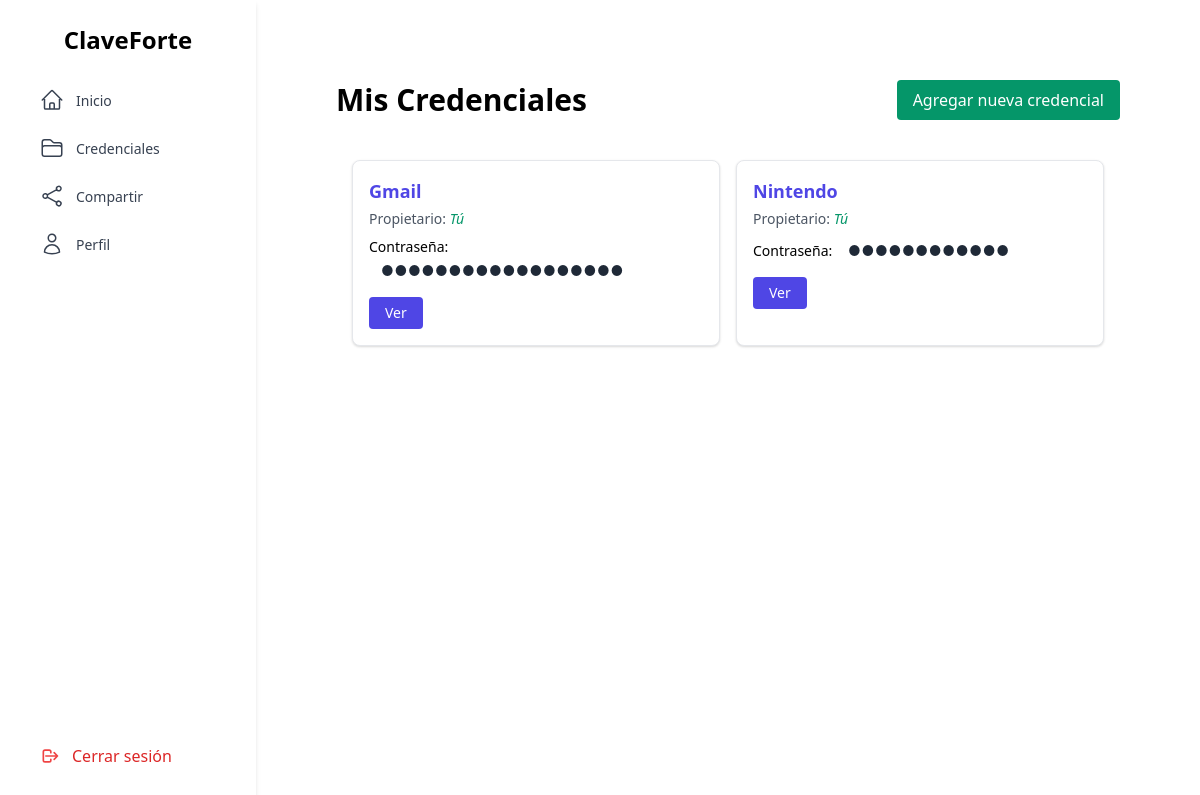
The page /credentials (signed in) on the database its author committed.
### tables this page shows
CREATE TABLE Credentials (
        id_credential   INTEGER PRIMARY KEY AUTOINCREMENT,
        service_name    TEXT NOT NULL,
        service_pass    TEXT NOT NULL,
        users_allows    TEXT,
        name_owner      TEXT,
        id_usr          INTEGER NOT NULL,
        FOREIGN KEY (id_usr) REFERENCES Users(id_usr)
    );

### app.py (the view, shortened to what this page needs)
@app.route('/credentials')
def mostrar_credenciales():
    if 'usuario_id' not in session:
        return redirect(url_for('login'))
    usuario_id = session['usuario_id']
    usuario_rol = session.get('usuario_rol')
    conn = sqlite3.connect('instance/ClaveForte.db')
    conn.row_factory = sqlite3.Row
    cur = conn.cursor()
    cur.execute("""
        SELECT * FROM Credentials
        WHERE id_usr = ? OR users_allows IS NOT NULL
    """, (usuario_id,))
    resultados = cur.fetchall()
    credenciales_visibles = []
    for credencial in resultados:
        if credencial['id_usr'] == usuario_id:
            credenciales_visibles.append(credencial)
    cur.execute("SELECT secret_pass FROM Users WHERE id_usr = ?", (usuario_id,))
    fila_usuario = cur.fetchone()
    tiene_pass_secundaria = bool(fila_usuario and fila_usuario['secret_pass'])
    conn.close()
    return render_template(
        'credentials/credentials.html',
        credenciales=credenciales_visibles,
        usuario_actual=usuario_id,
        usr_rol=usuario_rol,
        tiene_pass_secundaria=tiene_pass_secundaria,
        origen='mostrar_credenciales'
    )

### templates/credentials/credentials.html (shortened to what this page needs)
{% extends 'layout.html' %}
{% block content %}
<div class="flex-1 p-10">
  <div class="flex justify-between items-center mb-6">
    <h2 class="text-3xl font-bold">Mis Credenciales</h2>
    <button id="abrir-modal" class="bg-green-600 text-white px-4 py-2 rounded hover:bg-green-700">
      Agregar nueva credencial
    </button>
  </div>
  {% if credenciales %}
    <div class="max-h-[75vh] overflow-y-auto bg-white rounded-xl p-4">
      <div class="grid grid-cols-1 md:grid-cols-2 gap-4">
        {% for c in credenciales %}
          <div id="{{ c['id_credential'] }}" class="p-4 border rounded-lg bg-white shadow hover:shadow-lg transition">
            <p class="font-semibold text-lg text-indigo-600">{{ c['service_name'] }}</p>
            <p class="text-sm text-gray-600 mt-1">
              Propietario:
              {% if c['id_usr'] == usuario_actual %}
                <span class="italic text-green-600">Tú</span>
              {% else %}
                {{ c['name_owner'] }}
              {% endif %}
            </p>
            <p class="mt-2 text-sm">
              Contraseña:
              <span id="pass-{{ loop.index }}" data-password="{{ c['service_pass'] }}"
                class="px-3 py-1 rounded inline-block text-gray-800 tracking-wider select-none">
                {% set random_length = range(8, 24)|random %}
                {{ '●' * (random_length) }}
              </span>
            </p>
            <div class="mt-3 flex gap-2">
              <button
                type="button"
                onclick="verPassword('{{ c['id_credential'] }}', {{ loop.index }})"
                class="bg-indigo-600 text-white px-4 py-1.5 rounded hover:bg-indigo-700 transition text-sm">
                Ver
              </button>
            </div>
          </div>
        {% endfor %}
      </div>
    </div>
  {% else %}
    <p class="mb-6 text-gray-600">No tienes credenciales aún.</p>
  {% endif %}
  </div>
{% endblock %}

### rows shown on the page
Credentials: service_name "Gmail", shows "Tú", value "●●●●●●●●●●●●●●●●●●"
Credentials: service_name "Nintendo", shows "Tú", value "●●●●●●●●●●●●"
